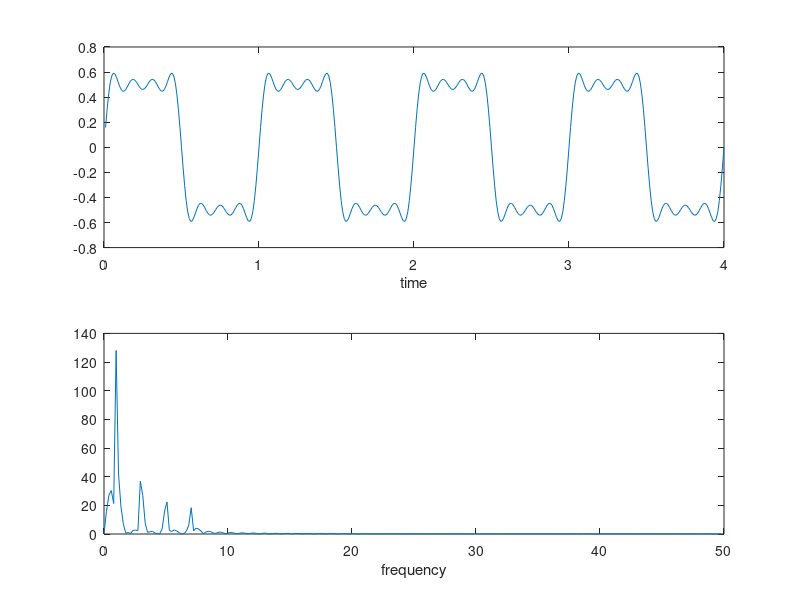

Source code (MATLAB):
% Pengamatan Frekuensi Pada Kombinasi 4 Sinyal

clear
clc

Fs=100;
t=(1:400)/Fs;

f1=1;
s1=(2/pi)*sin(2*pi*f1*t);
f2=3;
s2=(2/3/pi)*sin(2*pi*f2*t);
f3=5;
s3=(2/5/pi)*sin(2*pi*f3*t);
f4=7;
s4=(2/7/pi)*sin(2*pi*f4*t);
s=s1+s2+s3+s4;

subplot(2,1,1)
plot(t,s)
xlabel('time')

S=fft(s,512);
w=(0:255)/256*(Fs/2);

subplot(2,1,2)
plot(w,abs(S(1:256)))
xlabel('frequency')